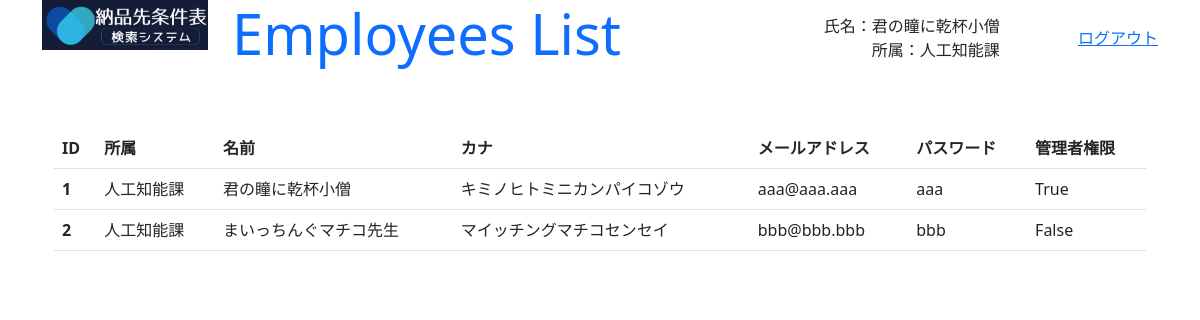
The app's page /show_employees_list (signed in) with its own data.
### GreenLine/models.py (models this page shows)
class Employee(models.Model) :
    organization = models.ForeignKey(Organization, on_delete=models.CASCADE)
    name = models.CharField(max_length=200, default='')
    kana = models.CharField(max_length=200, default='')
    mail = models.EmailField(max_length=200, default='')
    password = models.CharField(max_length=200, default='')
    auth = models.BooleanField(default=False)

class Organization(models.Model) :
    name = models.CharField(max_length=200, default='')

### GreenLine/views.py (the view)
# urls.py: path('show_employees_list', show_employees_list, name="show_employees_list"),
@csrf_exempt
def show_employees_list(request) :
    employee = get_employee(request, True)
    if not employee :
        return redirect('admin_login')
    params = {
        'title' : 'Employees List',
        'msg' : '',
        'name' : employee.name,
        'organizaion' : employee.organization.name,
        'list' : Employee.objects.all(),
    }
    return render(request, 'show_employees_list.html', params)

### GreenLine/views.py (called while the page is built)
def get_employee(request, auth_flg) :
    if not 'employee' in request.session :
        return None
    employee = Employee.objects.filter(id=request.session['employee']).first()
    if not employee :
        return None
    if auth_flg and not employee.auth :
        return None
    return employee

### GreenLine/templates/show_employees_list.html (shortened to what this page needs)
{% load static %}
<!doctype html>
<html lang="ja">
<head>
    <link href="https://cdn.jsdelivr.net/npm/bootstrap@5.3.0-alpha1/dist/css/bootstrap.min.css" rel="stylesheet">
</head>
<body class="container" style="height: 95vh;">
    <div class="row align-items-start">
        <div class="col-2"><img src="{% static 'title.png' %}" width="100%"></div>
        <div id="main_header" class="col-10 container" style="height: 10vh; padding-bottom: 10px;">
            <div class="row align-items-center">
            <div class="col-6 text-start"><h1 class="display-4 text-primary">{{ title }}</h1></div>
            <div class="col-4 container">
                <div class="row"><div class="col text-end">氏名：{{ name }}</div></div>
                <div class="row"><div class="col text-end">所属：{{ organizaion }}</div></div>
            </div>
            <div class="col-2 container">
                <div class="row"><div class="col text-end"><a href="{% url 'admin_login' %}">ログアウト</a></div></div>
            </div>
            </div>
        </div>
    </div>
    <div id="employees_list" class="container mt-5">
        <table class=table>
            <thead>
                <tr>
                    <th scope="col">ID</th>
                    <th scope="col">所属</th>
                    <th scope="col">名前</th>
                    <th scope="col">カナ</th>
                    <th scope="col">メールアドレス</th>
                    <th scope="col">パスワード</th>
                    <th scope="col">管理者権限</th>
                </tr>
            </thead>
            <tbody>
            {% for e in list %}
                <tr>
                    <th scope="row">{{ e.id }}</td>
                    <td>{{ e.organization.name }}</td>
                    <td>{{ e.name }}</td>
                    <td>{{ e.kana }}</td>
                    <td>{{ e.mail }}</td>
                    <td>{{ e.password }}</td>
                    <td>{{ e.auth }}</td>
                </tr>
            {% endfor %}
            </tbody>
        </table>
    </div>
</body>
</html>

### records on screen
Employee: name "君の瞳に乾杯小僧", id "1", organization.name "人工知能課", kana "キミノヒトミニカンパイコゾウ", mail "aaa@aaa.aaa", password "aaa", auth "True"
Organization: name "人工知能課"
Employee: id "2", organization.name "人工知能課", name "まいっちんぐマチコ先生", kana "マイッチングマチコセンセイ", mail "bbb@bbb.bbb", password "bbb", auth "False"
